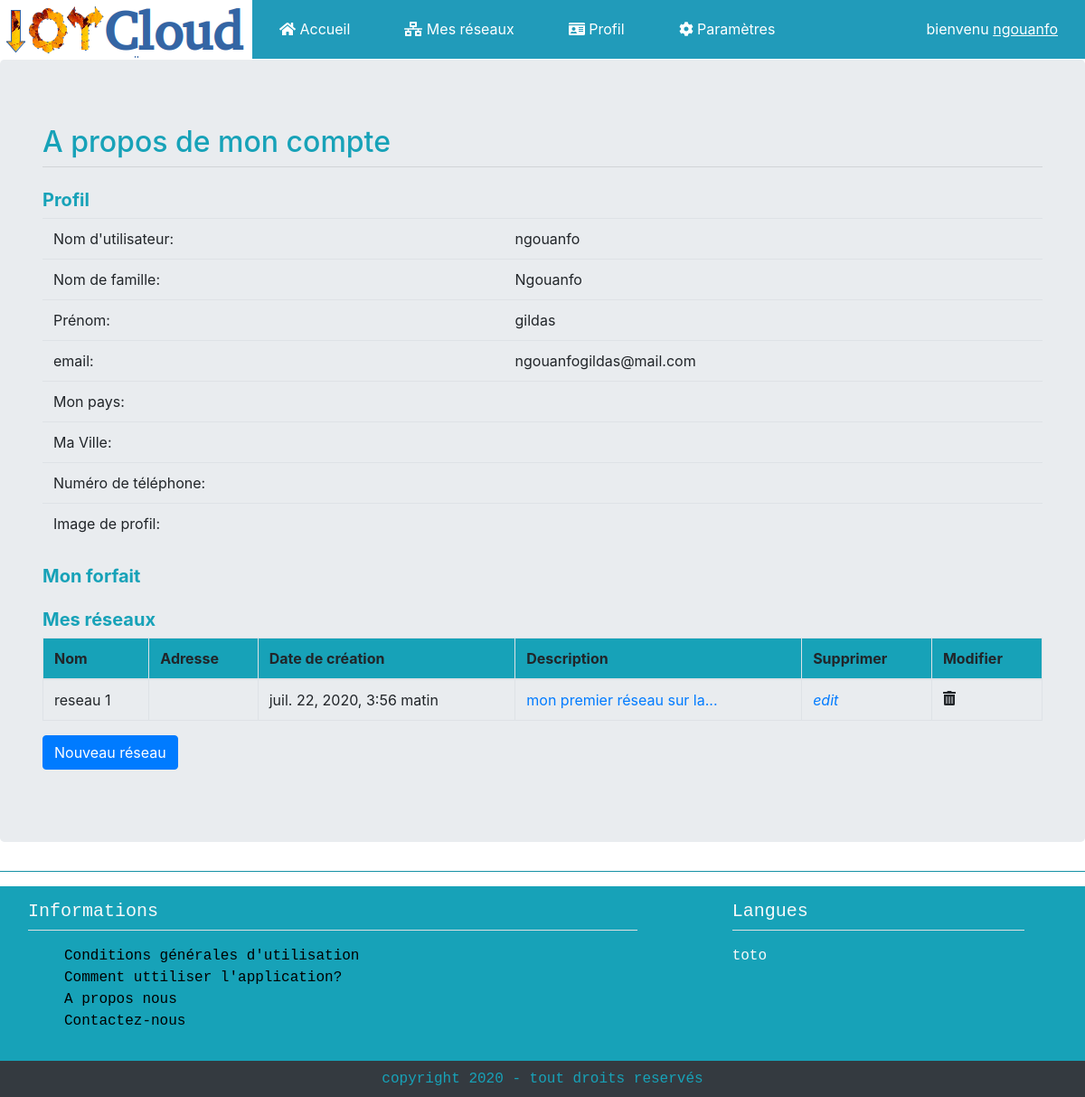
The app's page /gestionIoT/mon_profil (signed in) with its own data.
### gestionIoT/models.py (models this page shows, shortened)
class Reseau(models.Model):
    proprietaire = models.ForeignKey(Proprietaire, on_delete = models.CASCADE)
    nom_reseau = models.CharField(max_length = 30)
    date_creation = models.DateTimeField(default = timezone.now)
    description_reseau = models.TextField(max_length = 500)
    """
    def get_absolute_url(self):
        from django.urls import reverse
        return reverse('gestionIoT.views.details', arg=[str(self.id)])"""

### gestionIoT/views.py (the view)
# urls.py: path('mon_profil', views.mon_profil),
@login_required(redirect_field_name='connexion')
def mon_profil(request):
    user = User()
    if user.is_authenticated:
        reseaux = Reseau.objects.filter(proprietaire_id = request.user.id)
        proprietaire = Proprietaire.objects.filter(user_id = request.user.id)
    return render(request, 'gestionIoT/votre_profil.html', {"reseaux": reseaux, "proprietaire": proprietaire})

### gestionIoT/templates/gestionIoT/votre_profil.html (shortened to what this page needs)
{% extends "gestionIoT/accueil.html" %}
{% block content %}
<h2 class="text-info"> A propos de mon compte </h2>
<hr class="mt-2 mb-4">
<h5 class="text-info mt-4"><b> Profil</b></h5>
{% if user.is_authenticated %}
<table class="table">
    <tr>
        <td>Nom d'utilisateur: </td>
        <td>{{ user.username }} </td>
    </tr>
    <tr>
        <td>Nom de famille:</td>
        <td>{{ user.last_name }} </td>
    </tr>
    <tr>
        <td>Prénom: </td>
        <td>{{ user.first_name }} </td>
    </tr>
    <tr>
        <td>email: </td>
        <td>{{ user.email }} </td>
    </tr>
    <tr>
        <td>Mon pays: </td>
        <td>{{ proprietaire.pays_proprio }} </td>
    </tr>
    <tr>
        <td>Ma Ville: </td>
        <td>{{ proprietaire.ville_proprio }} </td>
    </tr>
    <tr>
        <td>Numéro de téléphone: </td>
        <td>{{ proprietaire.telephone_proprio }} </td>
    </tr>
    <tr>
        <td>Image de profil: </td>
        <td>{{ proprietaire.avatar }} </td>
    </tr>
</table>
<h5 class="text-info mt-4"><b> Mon forfait</b></h5>
<h5 class="text-info mt-4"><b> Mes réseaux</b></h5>
<table class="table table-bordered table-hover">
    <thead class="bg-info">
      <tr>
        <th>Nom</th>
        <th>Adresse</th>
        <th>Date de création</th>
        <th>Description</th>
        <th>Supprimer</th>
        <th>Modifier</th>
      </tr>
    </thead>
    <tbody>
      {% for netw in reseaux %}
        <tr>
          <td>{{ netw.nom_reseau }}</td>
          <td>{{ netw.adresse_puit }}</td>
          <td>{{ netw.date_creation }}</td>
          <td><a href="#" data-toggle="tooltip" data-placement="top" title="{{ netw.description_reseau }}">
                {% if netw.description_reseau|length > 25 %}
                    {{ netw.description_reseau|slice:"25" }}...
                {% else %}
                    {{ netw.description_reseau }}
                {% endif %}</a>
          </td>
          <td><a href="#"><i class="far fa-edit"> edit</i></a></td>
          <td><i class="fas fa-trash-alt"></i></td>
        </tr>
      {% empty %}
        <tr class="table-active">
          <td colspan="6">Vous n'avez aucun réseau pour le moment...</td>
        </tr>
      {% endfor %}
    </tbody>
    </table>
    <p>
        <a href="{% url 'nouveau_reseau' %}" class="btn btn-primary">Nouveau réseau</a>
    </p>
{% endif %}
{% endblock %}

### gestionIoT/templates/gestionIoT/accueil.html (shortened to what this page needs)
{% load static %}
<DOCTYPE html>
<html lang="en">
<head>
    <link rel="stylesheet" href="https://maxcdn.bootstrapcdn.com/bootstrap/4.5.0/css/bootstrap.min.css">
    <link rel="stylesheet" href="{% static 'gestionIoT/accueil.css' %}">
</head>
<body>
	<nav>
		<ul>
        <li><img src="{% static 'gestionIoT/logo.png' %}" alt="logo"></li>
			<li class="menu">
                <a href="accueil">
                    <i class="fas fa-home"></i> Accueil
                </a>
			</li>
			<li class="menu">
                <a href="{% url 'reseau_list' %}">
                    <i class="fas fa-network-wired"></i> Mes réseaux
                </a>
			</li>
			<li class="menu">
                <a href="mon_profil">
                    <i class="fas fa-id-card"></i> Profil </a>
			</li>
			<li class="menu">
                <a href="#"><i class="fas fa-cog"></i>
                    Paramètres
                </a>
            </li>
            <li class="menu-con">
                {% if user.is_authenticated %}
                    <a href="#">
                        bienvenu <u>{{ user.username }}</u>
                        </a>
                {% endif %}
            </li>
		</ul>
    </nav>
    <div class="jumbotron">
        <div class="container">
                    {% block content %}{% endblock %}
        </div>
    </div>
    {% block pied_page %}
	    <div class="footer">
            <footer class="text-monospace" style="bottom: 0; position: relative; width: 100%;">
                <hr class="mt-0 bg-info" width="100%">
                <div class="row m-0 p-3 text-light bg-info">
                    <div class="col-8">
                        <h5> Informations</h5>
                        <hr class="mt-1 bg-light ml-0" width="90%">
                        <ul>
                            <li class="i"> <a href="">Conditions générales d'utilisation </a></li>
                            <li class="i"> <a href="">Comment uttiliser l'application?</a></li>
                            <li class="i"> <a href="">A propos nous</a></li>
                            <li class="i"> <a href="">Contactez-nous</a></li>
                        </ul>
                    </div>
                    <div class="col-4">
                        <h5> Langues</h5>
                        <hr class="mt-1 bg-light ml-0" width="90%">
                        toto
                    </div>
                </div>
                <div class="bg-dark text-center p-2 text-info">
                    copyright 2020 - tout droits reservés
                </div>
            </footer>
        </div>
    {% endblock %}
    <link rel="stylesheet" href="https://stackpath.bootstrapcdn.com/bootstrap/4.1.0/css/bootstrap.min.css">
</body>
</html>

### gestionIoT/static/gestionIoT/accueil.css (style rules this page uses)
body { font-family: monospace, calibri, serif; margin:0px; padding:0px; }
nav > ul { margin: 0px; padding: 0px; }
nav > ul > li { float: left; position:relative; padding: 0 ; }
nav li { list-style-type: none; }
nav { width: 100%; background-color: #1d9ab9fa; }
nav > ul::after { content: ""; display: block; clear: both; }
nav a { display: inline-block; text-decoration: none; }
nav > ul > li > a { padding:20px 30px; color:#FFF; }
nav { margin-bottom: 1px; }
.menu-con { color: black; float: right; }
div ul li a { color:rgb(0, 0, 0); }
li { list-style-type: none; }

### records on screen
Reseau: nom_reseau "reseau 1", date_creation "juil. 22, 2020, 3:56 matin", description_reseau "mon premier réseau sur la"

### other values on screen
{{ user.username }} "ngouanfo"
{{ user.last_name }} "Ngouanfo"
{{ user.first_name }} "gildas"
{{ user.email }} "ngouanfogildas@mail.com"
